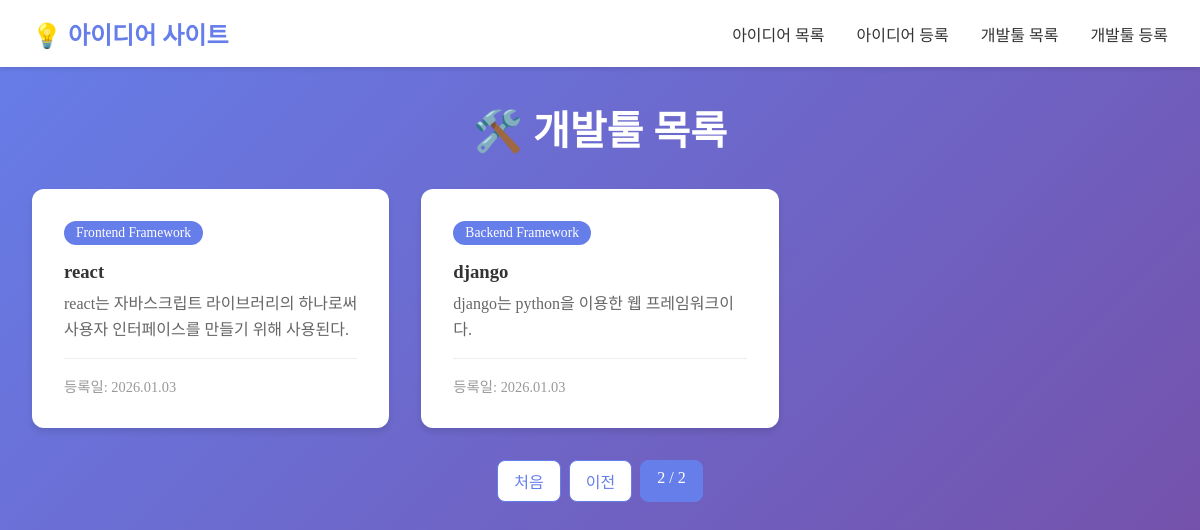
The app's page /devtools/?page=2 with its own data.
### ideas/models.py (models this page shows, shortened)
class DevTool(models.Model):
    KIND_CHOICES = [
        ('frontend', 'Frontend Framework'),
        ('backend', 'Backend Framework'),
        ('database', 'Database'),
        ('language', 'Programming Language'),
        ('devops', 'DevOps'),
        ('design', 'Design Tool'),
        ('etc', 'Etc'),
    ]
    name = models.CharField(max_length=100)
    kind = models.CharField(max_length=20, choices=KIND_CHOICES)
    content = models.TextField()
    created_at = models.DateTimeField(auto_now_add=True)

### ideas/views.py (the view)
# urls.py: path('devtools/', views.devtools_list, name='devtools_list'),
def devtools_list(request):
    devtools = DevTool.objects.all().order_by('-created_at')
    paginator = Paginator(devtools, 4)
    page_number = request.GET.get('page')
    page_obj = paginator.get_page(page_number)
    context = {
        'page_obj': page_obj,
    }
    return render(request, 'devtools_list.html', context)

### ideas/templates/devtools_list.html (shortened to what this page needs)
{% extends 'base.html' %}
{% block content %}
<div class="page-title">
    <h1>🛠️ 개발툴 목록</h1>
</div>
{% if page_obj %}
    <div class="devtools-grid">
        {% for devtool in page_obj %}
        <div class="devtool-card">
            <span class="kind-badge">{{ devtool.get_kind_display }}</span>
            <h3><a href="{% url 'ideas:devtools_detail' devtool.pk %}">{{ devtool.name }}</a></h3>
            <div class="devtool-content">{{ devtool.content }}</div>
            <div class="devtool-date">
                등록일: {{ devtool.created_at|date:"Y.m.d" }}
            </div>
        </div>
        {% endfor %}
    </div>
    {% if page_obj.has_other_pages %}
    <div class="pagination">
        {% if page_obj.has_previous %}
            <a href="?page=1">처음</a>
            <a href="?page={{ page_obj.previous_page_number }}">이전</a>
        {% endif %}
        <span class="current">{{ page_obj.number }} / {{ page_obj.paginator.num_pages }}</span>
    </div>
    {% endif %}
{% else %}
    <div class="empty">
        <h2>등록된 개발툴이 없습니다</h2>
        <a href="{% url 'ideas:devtools_create' %}" class="btn">개발툴 등록하기</a>
    </div>
{% endif %}
{% endblock %}

### ideas/templates/base.html (style rules this page uses)
* { margin: 0; padding: 0; box-sizing: border-box; }
body { background: linear-gradient(135deg, #667eea 0%, #764ba2 100%); min-height: 100vh; }
.pagination { display: flex; justify-content: center; gap: 0.5rem; margin-top: 2.0rem; }
.pagination a, .pagination span { padding: 0.5rem 1.0rem; background: #fff; color: #667eea; text-decoration: none; border-radius: 8px; border: 1px solid #667eea; }
.pagination .current { background: #667eea; color: #fff; }

### ideas/templates/devtools_list.html (style rules this page uses)
.page-title { text-align: center; color: #fff; margin-bottom: 2.0rem; }
.page-title h1 { font-size: 2.5rem; margin-bottom: 0.5rem; }
.devtools-grid { display: grid; grid-template-columns: repeat(4, 1fr); gap: 2.0rem; }
@media (max-width: 1200px) { .devtools-grid { grid-template-columns: repeat(3, 1fr); } }
.devtool-card { background: #fff; border-radius: 12px; padding: 2.0rem; box-shadow: 0 4px 6px rgba(0,0,0,0.1); }
.kind-badge { display: inline-block; padding: 0.25rem 0.75rem; background: #667eea; color: #fff; border-radius: 20px; font-size: 0.85rem; margin-bottom: 1.0rem; }
.devtool-card h3 { margin-bottom: 0.5rem; }
.devtool-card h3 a { color: #333; text-decoration: none; }
.devtool-content { color: #666; line-height: 1.6; margin-bottom: 1.0rem; }
.devtool-date { color: #999; font-size: 0.9rem; border-top: 1px solid #eee; padding-top: 1.0rem; }

### records on screen
DevTool: kind "Frontend Framework", name "react", content "react는 자바스크립트 라이브러리의 하나로써 사용자 인터페이스를 만들기 위해 사용된다.", created_at "2026.01.03"
DevTool: kind "Backend Framework", name "django", content "django는 python을 이용한 웹 프레임워크이다.", created_at "2026.01.03"

### other values on screen
{{ page_obj.number }} "2"
{{ page_obj.paginator.num_pages }} "2"
